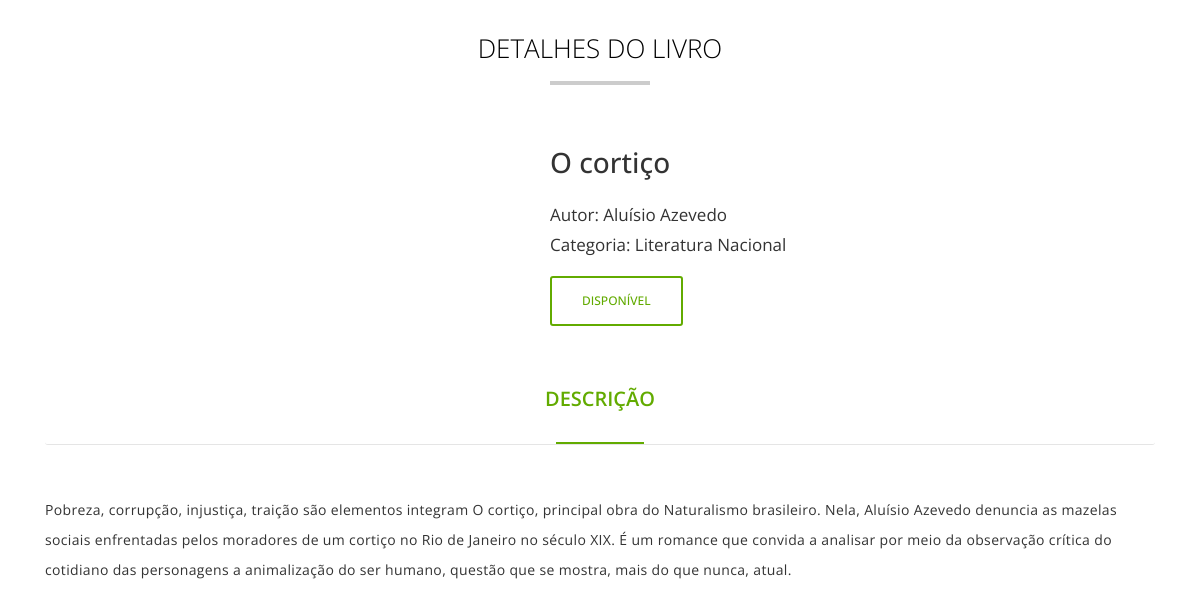
The page /Programação/detalhes_livro.php?cod_livro=60 on the database its author committed.
### tables this page shows
CREATE TABLE `livro` (
  `cod_livro` int(11) NOT NULL,
  `titulo` varchar(255) NOT NULL,
  `autor` varchar(255) NOT NULL,
  `descricao` varchar(1000) NOT NULL,
  `categoria` varchar(50) NOT NULL,
  `imagem` varchar(255) NOT NULL
);

### Programação/detalhes_livro.php (the view, shortened to what this page needs)
<!DOCTYPE html>
<html lang="pt-br">
<head>
    <link rel="stylesheet" type="text/css" media="screen" href="css/plugins.css">
    <link rel="stylesheet" type="text/css" media="screen" href="css/main.css">
    <link rel="stylesheet" href="styles/style-detalhes.css">
    <link rel="stylesheet" href="styles/style-index.css">
    <link rel="stylesheet" href="https://use.fontawesome.com/releases/v5.15.4/css/all.css"
>
</head>
<body>
    <?php
    $cod_livro = trim($_GET["cod_livro"]);
    $conexao = mysqli_connect("localhost","root","","biblioteca") or die ("erro!");
    $sql_livro = "select * from livro where cod_livro = '$cod_livro'";
    $consulta_livro = mysqli_query($conexao, $sql_livro);
    $reg_livro = mysqli_fetch_array($consulta_livro);
    if($reg_livro == 0)
    {
        echo "Não possui registros com este parâmetro";
        exit;
    }
    else
    {
        $cod_livro = $reg_livro["cod_livro"];
        $titulo = $reg_livro["titulo"];
        $autor = $reg_livro["autor"];
        $descricao = $reg_livro["descricao"];
        $categoria = $reg_livro["categoria"];
    }
    $sql_locacao = "select * from locacao where cod_livro = '$cod_livro' and devolvido = 0;";
    $consulta_locacao = mysqli_query($conexao, $sql_locacao);
    $reg_locacao = mysqli_fetch_array($consulta_locacao);
        $reg_aluno = 0;
    ?>
    <div class="site-wrapper">
        <main class="inner-page-sec-padding-bottom">
            <div style="margin-top: 2rem;" class="container">
                <h2>Detalhes do livro</h2>
                <div class="row  mb--60">
                    <div class="col-lg-5 mb--30">
                        <div class="arrow-type-two d-flex justify-content-center">
                        </div>
                    </div>
                    <div class="col-lg-7">
                        <div class="pl-lg--30">
                            <h3 style="margin-bottom: 1.3rem;" class="product-title"><?php echo $titulo ?></h3>
                            <ul style="font-size: 17px;" class="list-unstyled">
                                <li>Autor: <?php echo $autor ?></li>
                                <li>Categoria: <?php echo $categoria ?></li>
                            </ul>
                            <div class="add-to-cart-row">
                                <?php
                                    if($reg_locacao == 0 && $reg_aluno == 0) {
                                ?>
                                <div class="add-cart-btn">
                                    <form action="scripts/script.php?cod_livro=<?php echo $cod_livro ?>" method="post">
                                        <input type="submit" class="button btn btn-outlined--primary" name="locar"
                                            value="Disponível" />
                                    </form>
                                </div>
                                    <?php
                                    }
                                ?>
                                </div>
                            </div>
                        </div>
                    </div>
                    <div class="sb-custom-tab review-tab section-padding">
                        <ul class="nav nav-tabs nav-style-2" id="myTab2" role="tablist">
                            <li class="nav-item">
                                <a class="nav-link active">
                                    DESCRIÇÃO
                                </a>
                            </li>
                        </ul>
                        <div class="tab-content space-db--20" id="myTabContent">
                            <div class="tab-pane fade show active" id="tab-1" role="tabpanel" aria-labelledby="tab1">
                                <article class="review-article">
                                    <p><?php echo $descricao ?></p>
                                </article>
                            </div>
                        </div>
                    </div>
                </div>
</body>
</html>

### Programação/styles/style-detalhes.css (style rules this page uses)
.inner-page-sec-padding-bottom { padding-bottom: 0px; }
@media (min-width: 768px) { .inner-page-sec-padding-bottom { padding-bottom: 0px; } }
@media (min-width: 768px) { .section-padding { padding-bottom: 0px; } }
@media (min-width: 768px) { .col-lg-7 { display: flex; max-width: 58.333333%; flex-direction: column; flex-wrap: nowrap; align-content: center; justify-content: space-around; } }

### Programação/styles/style-index.css (style rules this page uses)
* { margin: 0; padding: 0; box-sizing: border-box; }
body { padding-top: 0rem; padding-bottom: 3rem; font-family: 'Open Sans', sans-serif; }
:root { --cor-genero-Adm: #FFAA40; --cor-genero-Autoajuda: #8AC926; --cor-genero-CienciasHS: #6A4C93; --cor-genero-Esporte: #C5CA30; --cor-genero-Enferm: #FF6A4B; --cor-genero-Fantasia: #FF8A45; --cor-genero-Infanto: #52A675; --cor-genero-Nacional: #1982C4; --cor-genero-Estrangeira: #ff4a50; --cor-genero-Ficcao: #f0bb2c; }
h2 { color: #000; font-size: 26px; font-weight: 300; text-align: center; text-transform: uppercase; position: relative; margin: 30px 0 80px; }
h2::after { content: ""; width: 100px; position: absolute; margin: 0 auto; height: 4px; background: rgba(0, 0, 0, 0.2); left: 0; right: 0; bottom: -20px; }

### rows shown on the page
livro: titulo "O cortiço", autor "Aluísio Azevedo", categoria "Literatura Nacional", descricao "Pobreza, corrupção, injustiça, traição são elementos integram O cortiço, principal obra do Naturalismo brasileiro. Nela, Aluísio Azevedo denuncia as mazelas sociais enfrentadas pelos moradores de um cortiço no Rio de Janeiro no século XIX. É um romance que convida a analisar por meio da observação crítica do cotidiano das personagens a animalização do ser humano, questão que se mostra, mais do que nunca, atual."
